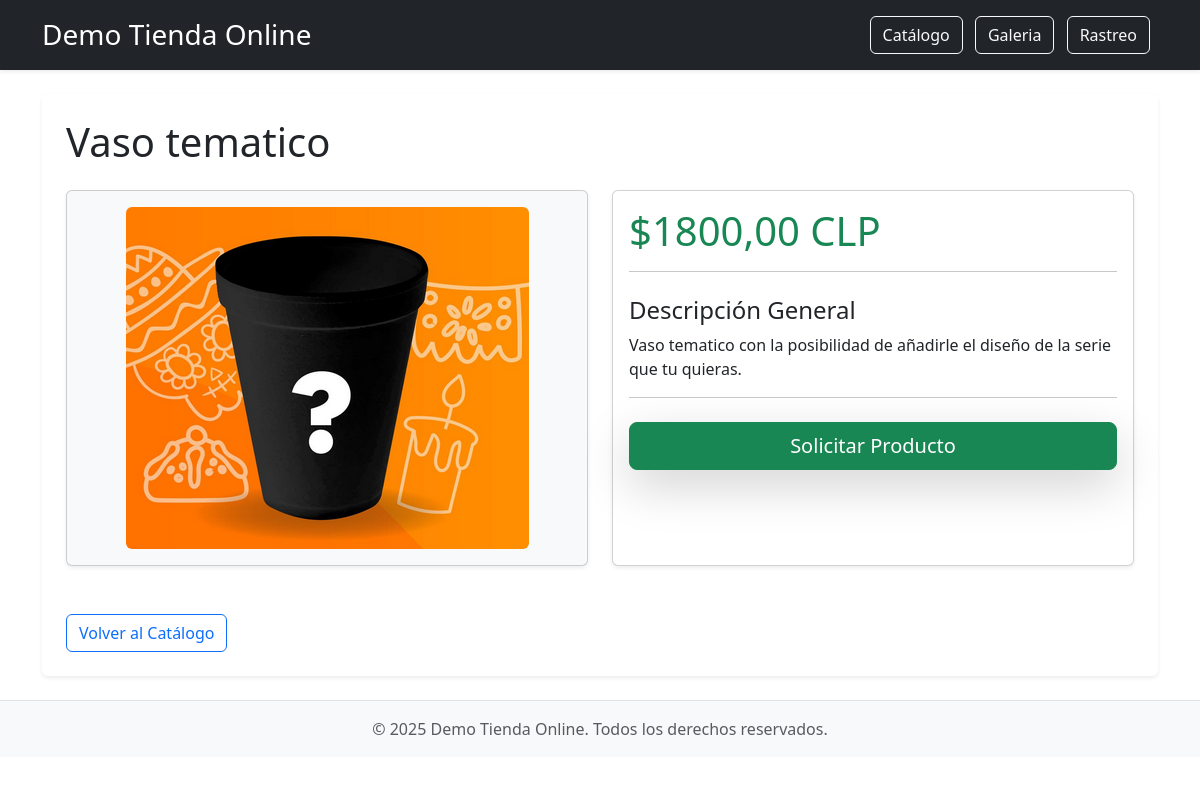
/producto/2/, run on the app's committed database.
### mainApp/models.py (models this page shows, shortened)
class Product(models.Model):
    nombre = models.CharField(max_length=100)
    description = models.TextField()
    category = models.ForeignKey('categoryProduct', on_delete=models.CASCADE)
    precio_base = models.DecimalField(max_digits=10, decimal_places=2)
    imagen1 = models.ImageField(upload_to='imagenes_productos/', blank=True, null=True)
    imagen2 = models.ImageField(upload_to='imagenes_productos/', blank=True, null=True)
    imagen3 = models.ImageField(upload_to='imagenes_productos/', blank=True, null=True)
    destacado = models.BooleanField(default=False)

### mainApp/views.py (the view)
# urls.py: path('producto/<int:pk>/', views.detalle_producto, name='detalle_producto'),
def detalle_producto(request, pk):
    producto = get_object_or_404(Product, pk=pk)
    context = {
        'producto': producto,
        'titulo': f'Detalle: {producto.nombre}',
    }
    return render(request, 'detalle_producto.html', context)

### templates/detalle_producto.html (shortened to what this page needs)
{% extends "base.html" %}
{% load static %}
{% block content %}
    <h1 class="mb-4"> {{ producto.nombre }}</h1>
    <div class="row g-4">
        <div class="col-md-6">
            <div class="card shadow-sm h-100 p-3 bg-light d-flex align-items-center justify-content-center">
                {% if producto.imagen1 %}
                    <img src="{{ producto.imagen1.url }}" class="img-fluid rounded" alt="{{ producto.nombre }}" style="max-height: 400px; object-fit: contain;">
                {% else %}
                    <p class="text-muted">No hay imagen disponible.</p>
                {% endif %}
            </div>
        </div>
        <div class="col-md-6">
            <div class="card shadow-sm h-100">
                <div class="card-body">
                    <h2 class="display-6 text-success mb-3">
                        ${{ producto.precio_base }} CLP
                    </h2>
                    <hr>
                    <h4 class="mt-4 mb-2">Descripción General</h4>
                    <p class="text-break">{{ producto.description|linebreaksbr }}</p>
                    <hr>
                    <div class="d-grid mt-4">
                        <a href="{% url 'solicitar_producto' producto.pk %}" class="btn btn-success btn-lg shadow-lg">
                            Solicitar Producto
                        </a>
                    </div>
                </div>
            </div>
        </div>
    </div>
    <div class="mt-5">
        <a href="{% url 'home' %}" class="btn btn-outline-primary"> Volver al Catálogo</a>
    </div>
{% endblock %}

### data on the page
Product: nombre "Vaso tematico", imagen1 (picture), precio_base "1800,00", description "Vaso tematico con la posibilidad de añadirle el diseño de la serie que tu quieras."
